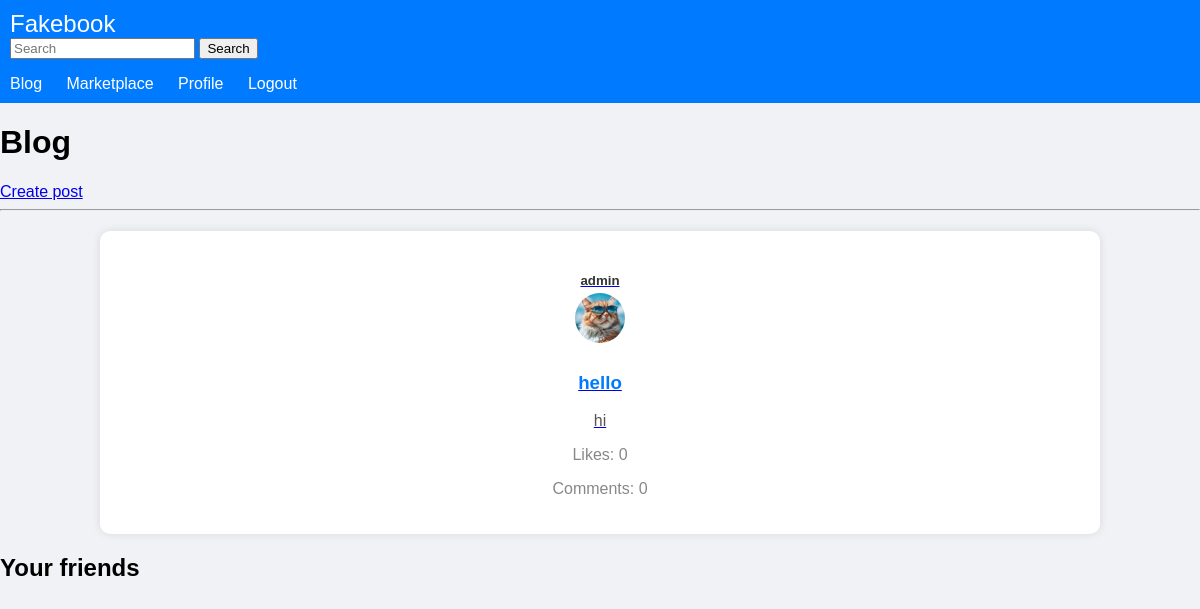
Page /blog/ (signed in) on the committed database.
### blog/models.py (models this page shows, shortened)
class Post(models.Model):
    author = models.ForeignKey(User , on_delete=models.CASCADE , related_name="posts")
    title = models.CharField(max_length=80)
    content = models.TextField(blank=True , null=True)
    image = models.ImageField(upload_to="posts_images" , blank=True , null=True)
    created_date = models.DateTimeField(auto_now_add=True)

### users/models.py (models this page shows, shortened)
class Profile(models.Model):
    user = models.OneToOneField(User , on_delete=models.CASCADE , related_name='profile')
    about = models.CharField(max_length=850 , null=True , blank=True)
    picture = models.ImageField(upload_to='profile-pictures' , default ='profile-pictures/default.jpg')
    friends = models.ManyToManyField(User , related_name="friends" , blank=True)

### blog/views.py (the view)
# urls.py: path('' , views.home , name = 'b-home'),
@login_required
def home(request):
    posts = Post.objects.all().order_by('-created_date')
    user = request.user
    friends = user.profile.friends.all()
    return render(request , 'blog/index.html' , {'posts':posts , 'friends':friends} )

### blog/templates/blog/index.html (shortened to what this page needs)
{% load static %}
<html lang="en">
<head>
</head>
<body>
    <div style="background-color: #007bff; padding: 10px;">
        <span style="font-size: 24px; color: #fff; margin-right: 20px;">Fakebook</span>
        <form  action="{% url 'blog:b-search' %}" method="get">
            <input type="search" name="query" placeholder="Search">
            <button  type="submit" value="Search">Search</button>
        </form>
        <a href="{% url 'blog:b-home' %}" style="color: #fff; text-decoration: none; margin-right: 20px; transition: color 0.3s;">Blog</a>
        <a href="{% url 'marketplace:mp-home' %}" style="color: #fff; text-decoration: none; margin-right: 20px; transition: color 0.3s;">Marketplace</a>
        <a href="{% url 'user:u-profile' user.username %}" style="color: #fff; text-decoration: none; margin-right: 20px; transition: color 0.3s;">Profile</a>
        <a href="{% url 'user:u-logout' %}" style="color: #fff; text-decoration: none; transition: color 0.3s;">Logout</a>
    </div>
    <h1>Blog</h1>
    <a href="{% url 'blog:b-create-post' %}">Create post</a>
    <hr>
    {% for post in posts %}
        <div class="post">
            <div class="post-header">
                <a href="{% url 'users:u-profile' post.author.username %}">
                    <div class="post-author-info">
                        <h5 class="author-username">{{ post.author.username }}</h5>
                        <img src="{{ post.author.profile.picture.url }}" alt="pfp" class="author-profile-picture">
                    </div>
                </a>
                <a href="{% url 'blog:b-post' post.id %}">
                    <div class="post-title">
                        <h3>{{post.title}}</h3>
                    </div>
                </a>
            </div>
            <div class="post-body">
                <a href="{% url 'blog:b-post' post.id %}">
                    <div class="post-content">
                        <p>{{post.content|linebreaksbr}}</p>
                    </div>
                </a>
            </div>
            <div class="post-info">
                <p>Likes: {{post.likes.count}}</p>
                <p>Comments: {{post.comments.count}}</p>
            </div>
        </div>
    {% endfor %}
        <h2> Your friends </h2>
</body>
</html>

### blog/templates/blog/index.html (style rules this page uses)
body { font-family: Arial, sans-serif; margin: 0; padding: 0; background-color: #f0f2f5; }
.post { background-color: #fff; margin: 20px auto; padding: 20px; width: 80%; border-radius: 10px; box-shadow: 0 0 10px rgba(0, 0, 0, 0.1); text-align: center; }
.post-header { margin-bottom: 10px; }
.author-username { color: #333; margin-bottom: 5px; }
.author-profile-picture { width: 50px; height: 50px; border-radius: 50%; object-fit: cover; margin-bottom: 10px; }
.post-title h3 { color: #007bff; }
.post-content p { color: #555; }
.post-info { color: #888; }

### rows in the picture
Post: author.username "admin", author.profile.picture (picture), title "hello", content "hi", likes.count "0", comments.count "0"
